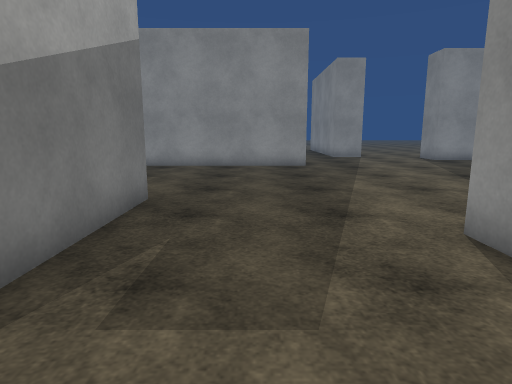
[1] (above)

18 first-person views from a walk through a Unity game level. The camera is 1.3 m above the floor, tilts 10° down and sees 75° across. The floor is counted in squares, 1 m on a side. Each view is taken from the middle of a square. On the plan, view 1 faces up. The plan holds only what a view shows up to about 14 squares ahead; the rest is blank. The place goes on beyond the plan. The player character is not drawn. Surface patterns are stand-ins for the level's own textures.

[2]
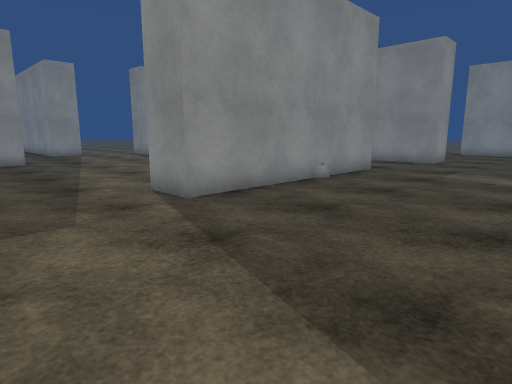

[3]
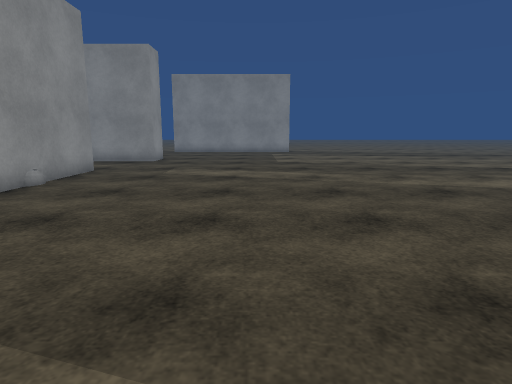

[4]
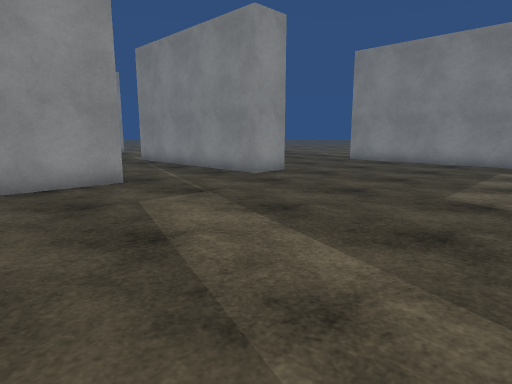

[5]
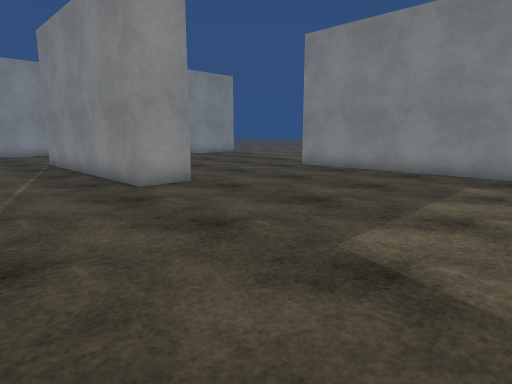

[6]
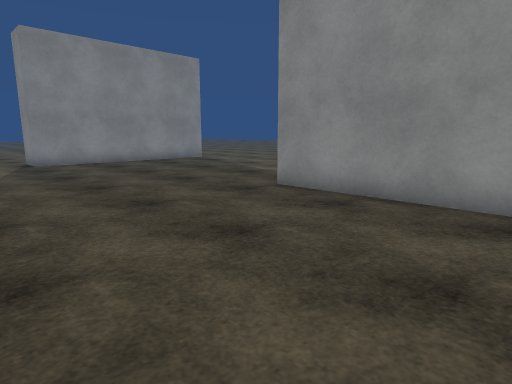

[7]
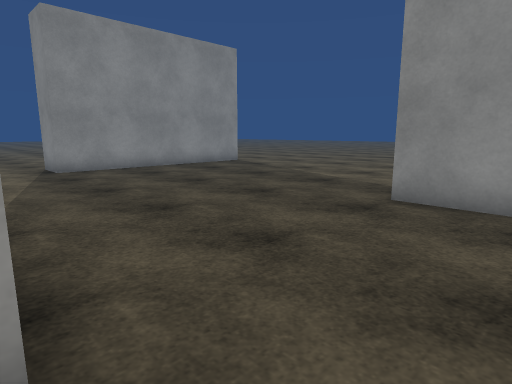

[8]
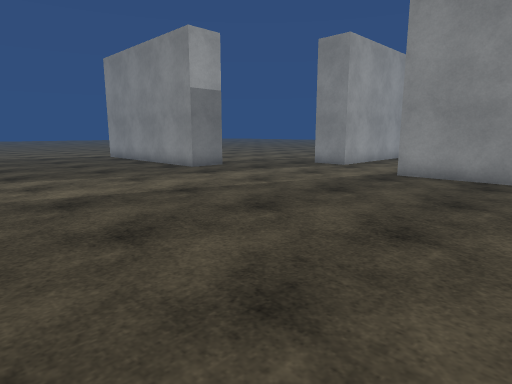

[9]
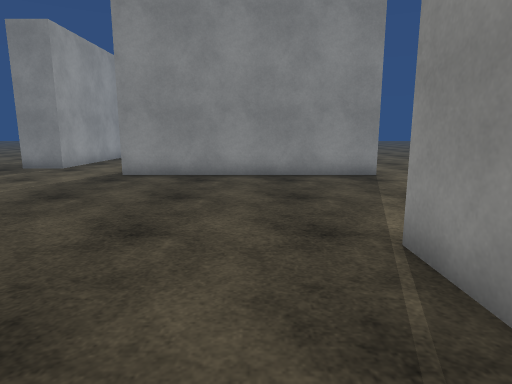

[10]
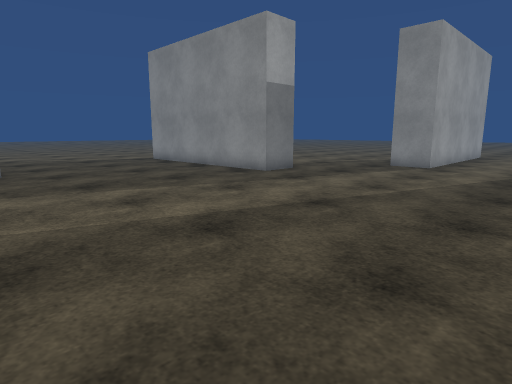

[11]
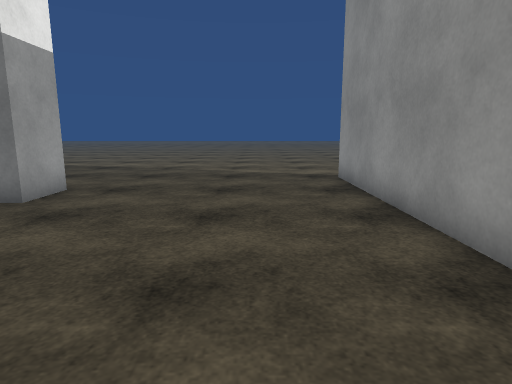

[12]
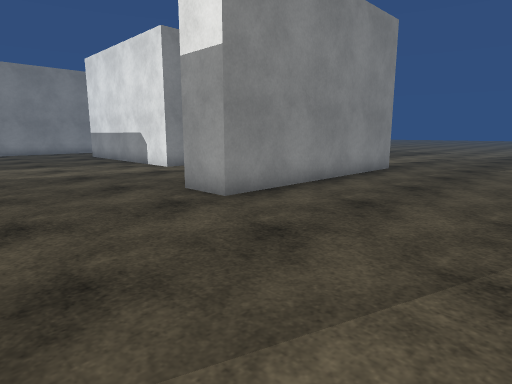

[13]
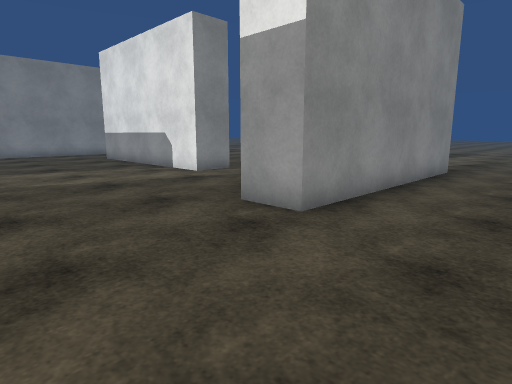

[14]
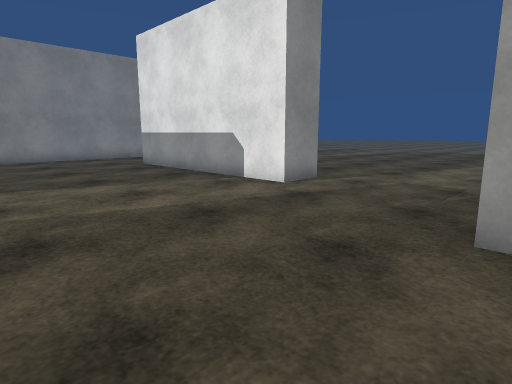

[15]
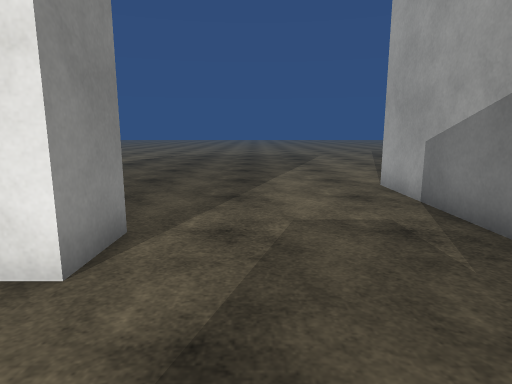

[16]
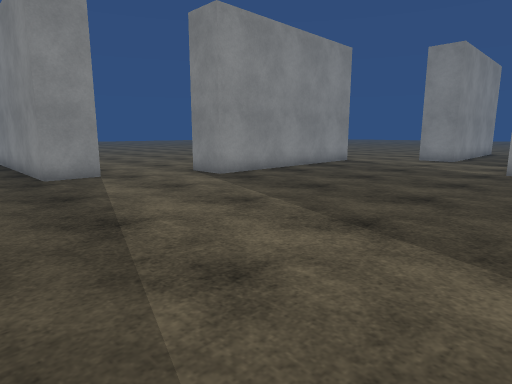

[17]
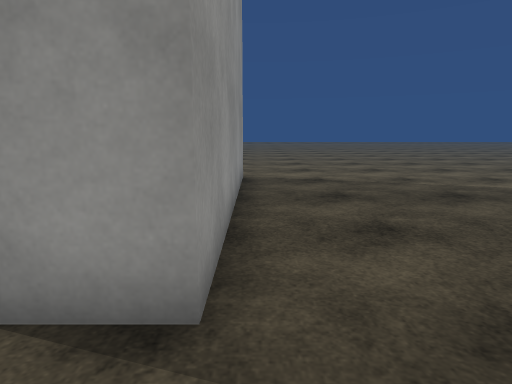

[18]
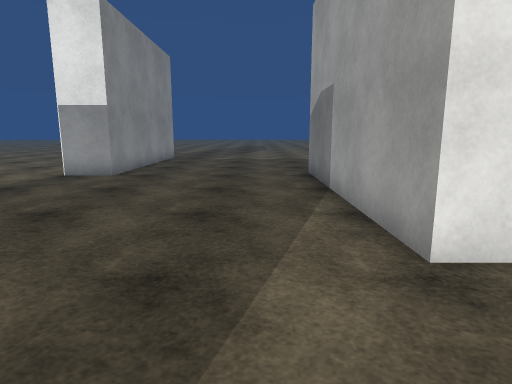

### Floor plan
Points are (right, up) in squares from view 1. A wall is a line through its corners. A room is listed if a view was taken in it or the views show most of it. See-through windows are left out.
Room 1 (views 1, 2, 3, 4, 5, 6, 7, 8, 9, 10, 11, 12, 13, 14, 15, 16, 17, 18)
walls: (10.8, 2.7) (2.7, 2.7) (2.7, 4.2) (10.4, 4.2); (15.4, 9.8) (16.2, 9.8) (16.2, 1.8) (14.7, 1.8) (14.7, 9.9); (2, 15) (2, 13.5) (-6, 13.5); (16.9, 16.4) (8.8, 16.4) (8.8, 18); (-3.7, -1.5) (-3.7, 6.6) (-2.2, 6.6) (-2.2, -1.5); (5.8, 19.6) (5.8, 18.4) (4.3, 18.4) (4.3, 19.6); (22.5, -4.5) (22.5, 2.7) (24, 2.7); (26.6, 12.4) (19.1, 12.4) (19.1, 13.9)
ways out: opening at (3, 17.5); opening at (7.5, 19); opening at (17.5, 15.5)

Positions as (right, up) in squares from view 1, and headings:
1: (0, 0), facing up
2: (-1, -3), facing up-right
3: (-1, -3), facing right
4: (7, -6), facing up-right
5: (11, -6), facing up-right
6: (16, -3), facing up-right
7: (16, 0), facing up-right
8: (13, 6), facing up-left
9: (13, 6), facing up
10: (10, 5), facing up-left
11: (4, 11), facing left
12: (-9, 11), facing down-right
13: (-7, 11), facing down-right
14: (-3, 11), facing down-right
15: (1, 7), facing down
16: (2, 8), facing up-right
17: (17, 12), facing right
18: (18, 13), facing down
